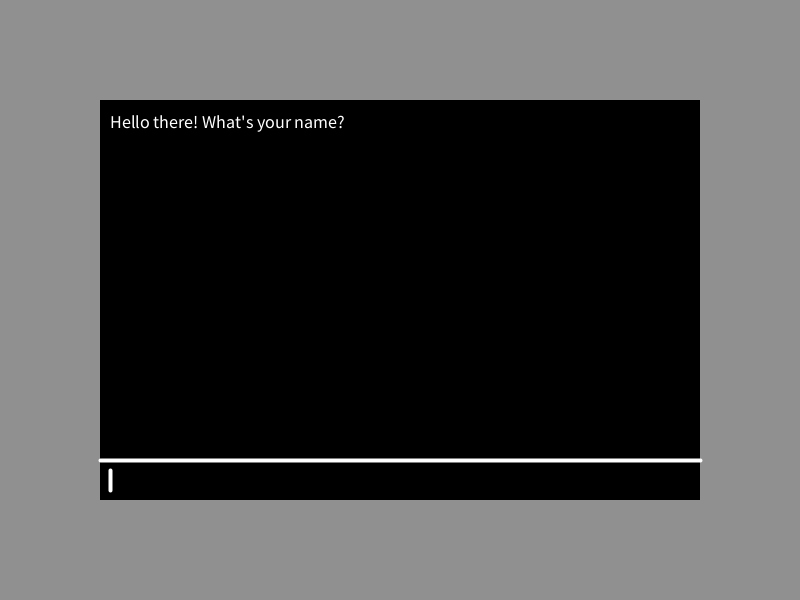
Frame 1 (no input)
Frame 60 (the mouse pressed at the canvas centre just before this capture): identical to frame 1, image omitted
Frame 120 (the mouse held since frame 60 and released just before this capture): identical to frame 1, image omitted

The Processing sketch that drew this single still picture (run headless with seeded random() and noise(); from frame 60 on, the mouse is pressed at the canvas centre):

// Processing sketch: Console_example
// ── Console_example.pde
Console console;

void setup() {
  size(800, 600);
  console = new Console(100, 100, 600, 400, color(0));
  console.write("Hello there! What's your name?");
  console.readInput("name");
  console.addConsoleEvent(new ConsoleEvent() {
    public void onConsoleInput(String variable, String value) {
      if (variable.equals("name")) {
        console.write("Nice to meet you " + value + "!");
        console.write("How old are you?");
        console.readInput("age");
      } else if (variable.equals("age")) {
        console.write(value + "...  nice!");
      }
    }
  }
  );
}

void draw() {
  background(144);
  console.drawConsole();
}

void keyTyped() {
  console.handleKeyboardInput();
}
// ── Console.pde
public class Console {
  private int x, y;
  private int w, h;
  private color c;
  private ArrayList<String> lines;
  private String currentCommand;
  private int inputBoxHeight;
  private HashMap<String, String> dict;
  private ConsoleEvent consoleEvent;
  private String currentVariableName;
  private int globalPadding;

  public Console(int x, int y, int w, int h, color c) {
    this.x = x;
    this.y = y;
    this.w = w;
    this.h = h;
    this.c = c;
    this.globalPadding = 10;
    this.inputBoxHeight = (int) (0.1 * h);
    this.lines = new ArrayList();
    this.dict = new HashMap<String, String>();
    this.currentCommand = "";
  }

  void drawConsole() {
    rectMode(CORNER);
    fill(c);
    noStroke();
    rect(x, y, w, h);
    strokeWeight(4);
    stroke(255);
    line(x, y + h - inputBoxHeight, x + w, y + h - inputBoxHeight);
    printCommands();
    printCurrentCommand();
  }

  void printCurrentCommand() {
    fill(255);
    textSize(18);
    textAlign(LEFT);
    text(currentCommand, x + globalPadding, y + h - globalPadding);
    drawBlinkingInputCursor();
  }
  
  void drawBlinkingInputCursor() {
      if (frameCount % 60 < 30) {
        float cursorX = x + textWidth(currentCommand) + globalPadding;
        line(cursorX, y + h - 30, cursorX, y + h - 10);
    }
  }

  void printCommands() {
    fill(255);
    textSize(18);
    textAlign(LEFT);
    int commandsIndexLimit = lines.size() > 10 ? lines.size() - 10 : 0; 
    for (int i = commandsIndexLimit, j=0; i < lines.size(); i++, j++) {
      text(lines.get(i), x + globalPadding, 18 + y + j * 20 + globalPadding);
    }
  }

  void write(String command) {
    splitCommandBasedOnConsoleWidth(command);
  }

  void splitCommandBasedOnConsoleWidth(String command) {
    String line = "";
    textSize(18);
    String[] wordsFromCommand = split(command, " ");
    for (int i=0; i < wordsFromCommand.length; i++) {
      if (textWidth(line + " ") + textWidth(wordsFromCommand[i]) < w) {
        line += wordsFromCommand[i] + " ";
      } else {
        lines.add(line);
        line = "";
      }
    }
    lines.add(line);
  }

  String getValue(String name) {
    return dict.get(name);
  }

  void readInput(String name) {
    this.currentVariableName = name;
  }

  void handleKeyboardInput() {
    // temporary using the DELETE key (127) instead of backspace since the browser is using the BACKSPACE as a hotkey
    if ((int) key == 127 && currentCommand.length() > 0) {
      currentCommand = currentCommand.substring(0, currentCommand.length() - 1);
    } else if ((int) key == 10) {
      splitCommandBasedOnConsoleWidth(currentCommand);
      dict.put(currentVariableName, currentCommand);
      consoleEvent.onConsoleInput(currentVariableName, currentCommand);
      currentCommand = "";
    } else if ((int) key != 8) {
      byte b = (byte) key;
      char ch = (char) b;
      currentCommand += ch;
    }
  }

  void addConsoleEvent(ConsoleEvent consoleEvent) {
    this.consoleEvent = consoleEvent;
  }
}

public interface ConsoleEvent {
  void onConsoleInput(String variable, String value);
}
